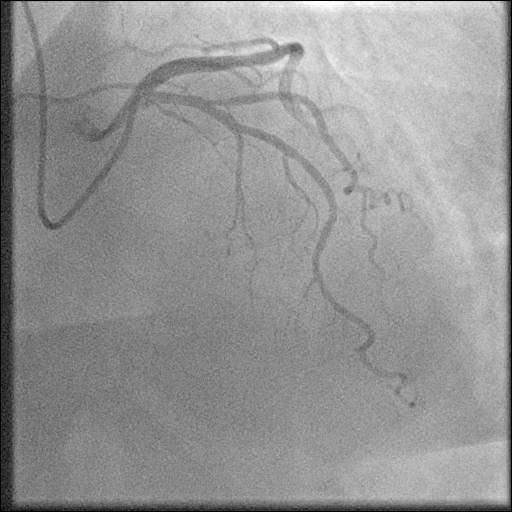
#> input picture data/processed/stenosis/train/images/131.png, 512 x 512 px, given in place of 1.png, which was not available
$ python compare_arcade_image_versions.py
#> lines starting #> are read from the running program, lines starting #| are printed output that depends on the picture

import cv2
import numpy as np

from pathlib import Path


PROJECT_ROOT = Path(__file__).resolve().parent

DATASET_ROOT = (
    PROJECT_ROOT
    / "backend"
    / "app"
    / "data"
    / "arcade"
    / "arcade"
    / "arcade"
)

OUTPUT_DIR = (
    PROJECT_ROOT
    / "backend"
    / "results"
    / "image_comparison"
)

SPLIT = "train"

IMAGE_IDS = [1, 2, 3, 4, 5]


def compare_images(image_id):

#> called with image_id = 1
    syntax_path = (
        DATASET_ROOT / "syntax" / SPLIT
        / "images" / f"{image_id}.png"
    )

    stenosis_path = (
        DATASET_ROOT / "stenosis" / SPLIT
        / "images" / f"{image_id}.png"
    )

    syntax = cv2.imread(
        str(syntax_path),
        cv2.IMREAD_GRAYSCALE
    )
#> syntax is the input picture: shape (512, 512); min 0, max 255, mean 148.2

    stenosis = cv2.imread(
        str(stenosis_path),
        cv2.IMREAD_GRAYSCALE
    )
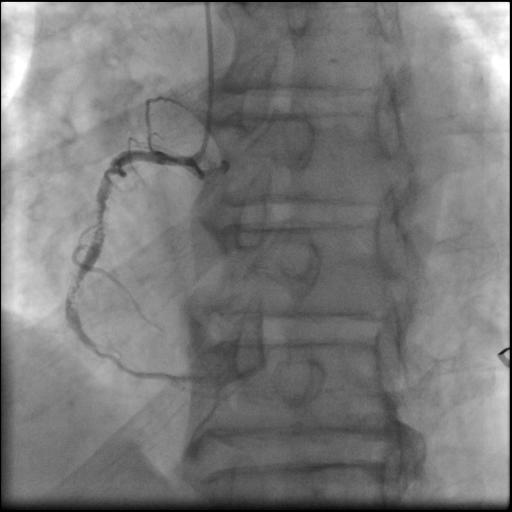
#> input picture data/processed/stenosis/train/images/211.png, 512 x 512 px, given in place of 1.png, which was not available
#> stenosis is the input picture: shape (512, 512); min 0, max 255, mean 122.3

    if syntax is None or stenosis is None:
        print(f"Image {image_id}: Could not load images.")
        return

    if syntax.shape != stenosis.shape:
        print(f"Image {image_id}: Different dimensions.")
        return

    # Absolute pixel difference.
    difference = cv2.absdiff(syntax, stenosis)
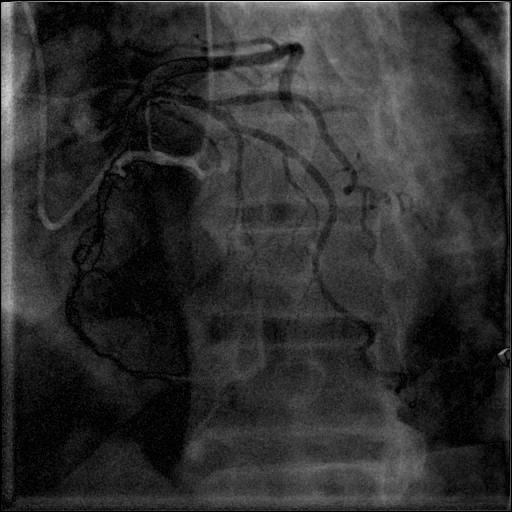
#> difference: shape (512, 512); min 0, max 255, mean 45.4

    # Normalize difference for visualization.
    difference_visual = cv2.normalize(
        difference,
        None,
        0,
        255,
        cv2.NORM_MINMAX
    )

    # Calculate basic similarity statistics.
    mae = np.mean(difference)
#> mae = 45.38

    correlation = np.corrcoef(
        syntax.flatten(),
        stenosis.flatten()
    )[0, 1]
#> correlation = 0.12

    identical_percentage = (
        np.count_nonzero(syntax == stenosis)
        / syntax.size
    ) * 100
#> identical_percentage = 0.924

    # Display side-by-side images and difference.
    combined = np.hstack([
        syntax,
        stenosis,
        difference_visual
    ])
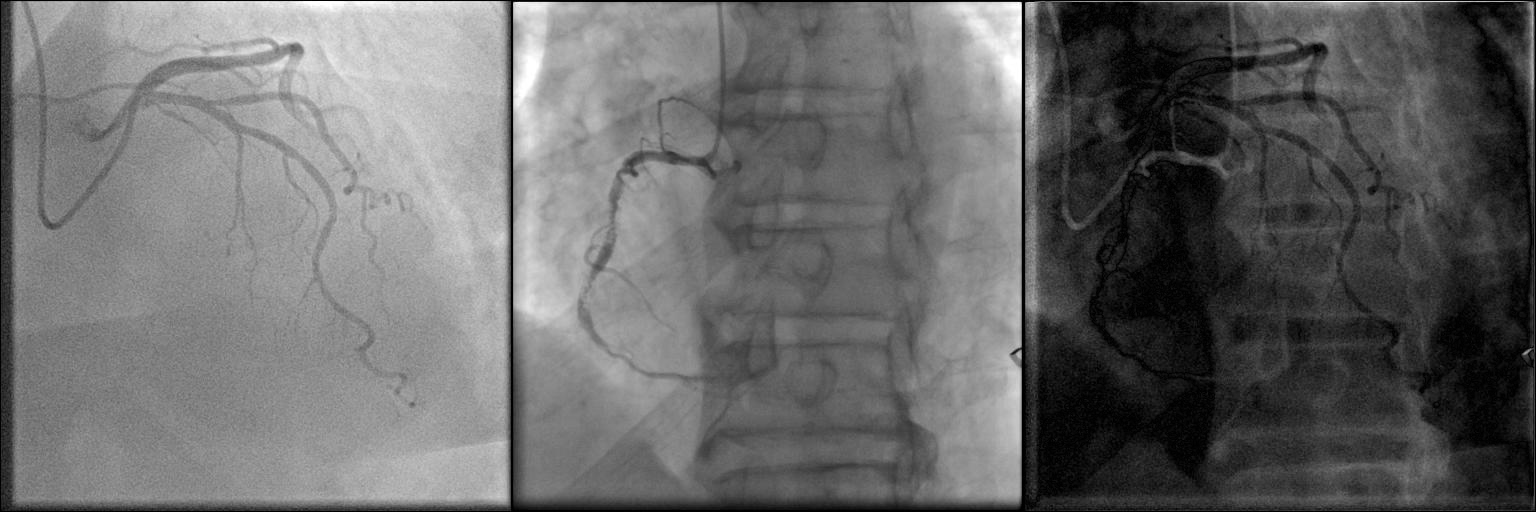
#> combined: shape (512, 1536); min 0, max 255, mean 105.3

    output_path = (
        OUTPUT_DIR
        / f"comparison_{image_id}.png"
    )

    cv2.imwrite(str(output_path), combined)

    print(f"\nImage ID: {image_id}")
    print(f"Mean absolute difference: {mae:.3f}")
#| Mean absolute difference: 45.380
    print(f"Pixel correlation: {correlation:.4f}")
#| Pixel correlation: 0.1201
    print(f"Identical pixels: {identical_percentage:.2f}%")
#| Identical pixels: 0.92%
    print("Saved:", output_path)


def main():

    OUTPUT_DIR.mkdir(
        parents=True,
        exist_ok=True
    )

    print("\n========== IMAGE VERSION COMPARISON ==========")

    for image_id in IMAGE_IDS:
        compare_images(image_id)

    print("\nComparison completed.")
    print("Output directory:", OUTPUT_DIR)


if __name__ == "__main__":
    main()
